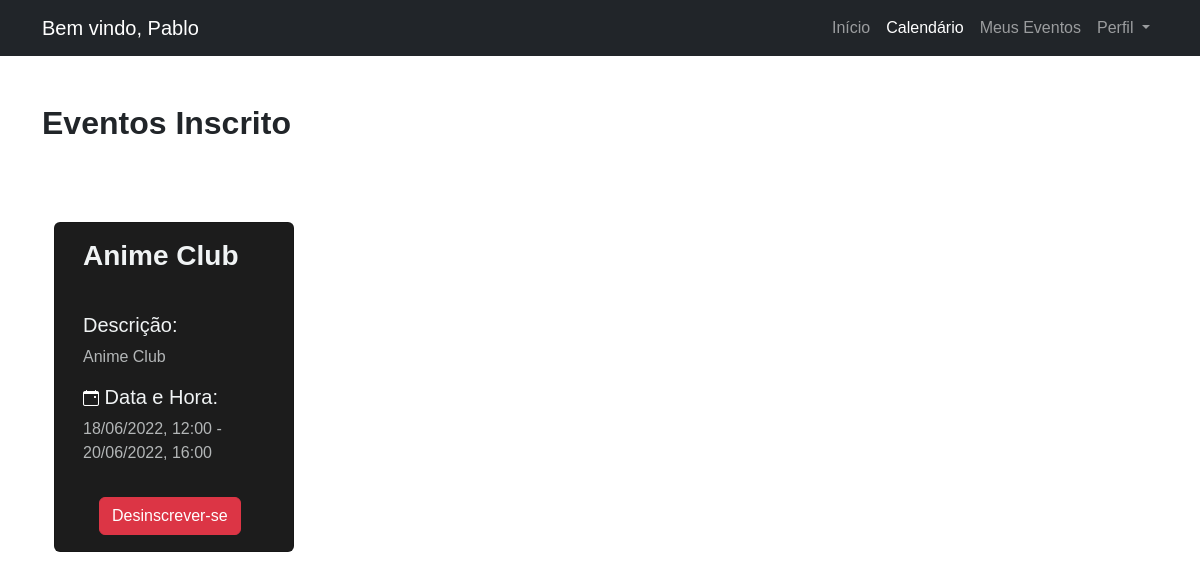
/calendario.php (signed in), run on the app's committed database.
### tables this page shows
CREATE TABLE `usuarios` (
  `idUsuario` int(11) NOT NULL,
  `nome` varchar(45) NOT NULL,
  `email` varchar(110) NOT NULL,
  `telefone` varchar(15) NOT NULL,
  `sexo` char(1) NOT NULL,
  `senha` varchar(45) NOT NULL
);

CREATE TABLE `eventos` (
  `idEvento` int(11) NOT NULL,
  `descricao` varchar(255) NOT NULL,
  `horaInicio` time NOT NULL,
  `horaFim` time NOT NULL,
  `dataInicio` date NOT NULL DEFAULT current_timestamp(),
  `dataFim` date NOT NULL DEFAULT current_timestamp(),
  `idOrganizador` int(11) NOT NULL,
  `nome` varchar(25) NOT NULL
);

### calendario.php (the view, shortened to what this page needs)
<?php
    include_once('config.php');
        $emailLogado = $_SESSION['email'];
        $senhaLogado = $_SESSION['senha'];
        $idUsuario = "SELECT idUsuario, nome FROM usuarios WHERE email='$emailLogado' AND senha = '$senhaLogado'";
        $resultUsuario = $conexao->query($idUsuario);
        while($usuarioDB = mysqli_fetch_assoc($resultUsuario)){
            $idUsuario = $usuarioDB['idUsuario'];
            $nome = $usuarioDB['nome'];
        }
        $eventos = "SELECT e.* FROM eventos as e inner join participantes as c on e.idEvento = c.idEvento
        WHERE c.idUsuario = $idUsuario";
        $resultEventos = $conexao->query($eventos);
?>
<!DOCTYPE html>
<html lang="en">
<head>
    <link href="https://cdn.jsdelivr.net/npm/bootstrap@5.2.0-beta1/dist/css/bootstrap.min.css" rel="stylesheet">
    <link rel="stylesheet" href="https://cdn.jsdelivr.net/npm/bootstrap-icons@1.3.0/font/bootstrap-icons.css">
</head>
<body>
    <nav class="navbar navbar-expand-lg navbar-dark bg-dark">
        <div class="container">
            <a class="navbar-brand">Bem vindo, <?php echo $nome ?></a>
            <div class="collapse navbar-collapse justify-content-center" id="navbarNavDropdown">
            <ul class="navbar-nav ms-auto">
                <li class="nav-item">
                <a class="nav-link" href="home.php">Início</a>
                </li>
                <li class="nav-item">
                <a class="nav-link active" href="">Calendário</a>
                </li>
                <li class="nav-item">
                <a class="nav-link" href="MeusEventos.php">Meus Eventos</a>
                </li>
                <li class="nav-item dropdown ">
                <a class="nav-link dropdown-toggle" href="#" id="navbarDropdown" role="button" data-bs-toggle="dropdown" aria-expanded="false">
                    Perfil
                </a>
            </li>
            </ul>
            </div>
        </div>
      </nav>
      <div class="container conteudo">
        <div class="row mt-5 mb-4">
            <h2><strong>Eventos Inscrito</strong></h2>
        </div>
        <div class="row">
            <?php
                while($eventosDB = mysqli_fetch_assoc($resultEventos)){
                    $dataInicio = date_create($eventosDB['dataInicio']);
                    $dataFim = date_create($eventosDB['dataFim']);
                    echo "<div class='card m-4 mt-5' style='width: 15rem;'>";
                    echo "<div class='p-3'>";
                    echo "<h3 class='card-title'><strong>".$eventosDB['nome']."</strong></h3>";
                    echo "</div>";
                    echo "<div class='card-body'>";
                    echo "<h5>Descrição:</h5>";
                    echo "<p class='card-text'>".$eventosDB['descricao']."</p>";
                    echo "<h5><i class='bi bi-calendar-event' style='color: white; font-size: 16px;'></i> Data e Hora:</h5>";
                    echo "<p class='card-text'>" . date_format($dataInicio, 'd/m/Y') . ", " .date("H:i", strtotime($eventosDB['horaInicio']))  .' -</br>';
                    echo  date_format($dataFim, 'd/m/Y'). ", " . date("H:i", strtotime($eventosDB['horaFim'])) . "</p>";
                    echo "</div>";
                    echo "<div class='p-3'>";
                    echo "<a type='button' class='btn btn-danger ms-3' href='calendario.php?idEvento=$eventosDB[idEvento]'>Desinscrever-se</a>";
                    echo "</div>";
                    echo "</div>";
                }
            ?>
        </div>
      </div>
</body>
</html>

### calendario.php (style rules this page uses)
body { font-family: Arial, Helvetica, sans-serif; }
.conteudo { padding-bottom: 200px; }
.card { background-color: #1C1C1C; }
.card-title,h5 { color: #F0F3F4; }
.card-text { color: #B3B6B7; }

### data on the page
usuarios: nome "Pablo"
eventos: nome "Anime Club", descricao "Anime Club", dataInicio "18/06/2022", horaInicio "12:00", dataFim "20/06/2022", horaFim "16:00"
